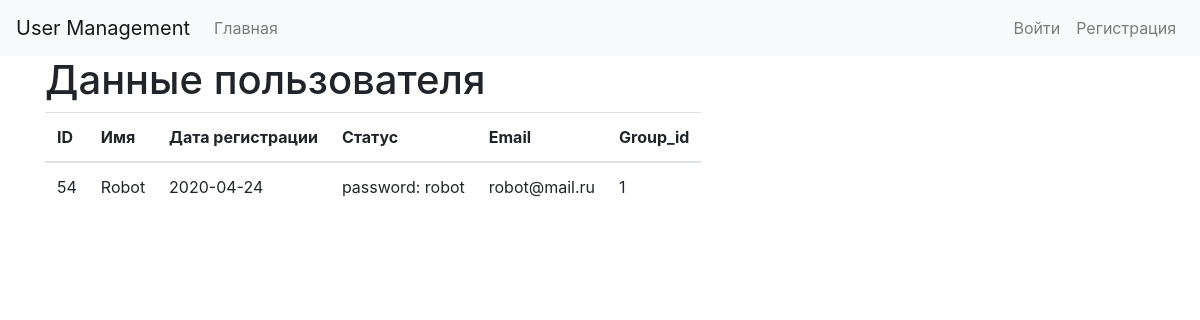
Page /adminka/show.php?id=54 on the committed database.
### tables this page shows
CREATE TABLE `users` (
  `id` int(11) NOT NULL,
  `email` varchar(255) NOT NULL,
  `username` varchar(255) NOT NULL,
  `password` varchar(255) NOT NULL,
  `group_id` int(11) NOT NULL DEFAULT 1,
  `time` date NOT NULL,
  `status` varchar(255) DEFAULT NULL
);

### classes/Config.php (called while the page is built)
<?php
class Config {
    public static function get($path = null) {
        if($path) {
            $config = $GLOBALS['config'];
            $path = explode( '.', $path);
            foreach($path as $item) {
                if(isset($config[$item])) {
                    $config = $config[$item];
                }
            }
            return $config;
        }
        return false;
    }
}

### classes/Database.php (called while the page is built, shortened)
<?php
class Database {
    private static $instance = null;
    private $pdo, $query, $error = false, $results, $count;
    private function __construct() {
        try {
            $this->pdo = new PDO("mysql:host=" . Config::get('mysql.host') . ";dbname=" . Config::get('mysql.database'), Config::get('mysql.username'), Config::get('mysql.password'));
        } catch (PDOException $exception) {
            die($exception->getMessage());
        }
    }
    public static function getInstance() {
        if(!isset(self::$instance)) {
            self::$instance = new Database;
        }
        return self::$instance;
    }
    public function query($sql, $params = [])
    {
        $this->error = false;
        $this->query = $this->pdo->prepare($sql);
        if(count($params)) {
            $i = 1;
            foreach($params as $param) {
                $this->query->bindValue($i, $param);
                $i++;
            }
        }
        if(!$this->query->execute()) {
            $this->error = true;
        } else {
            $this->results = $this->query->fetchAll(PDO::FETCH_OBJ);
        }
        return $this;
    }
    public function error()
    {
        return $this->error;
    }
    public function results()
    {
        return $this->results;
    }
    public function get($table, $where = [])
    {
        return $this->action('SELECT *', $table, $where);
    }
    public function action($action, $table, $where = [])
    {
        if(count($where) === 3) {
            $operators = ['=', '>', '<', '>=', '<='];
            $field = $where[0];
            $operator = $where[1];
            $value = $where[2];
            if(in_array($operator, $operators)) {
                $sql = "{$action} FROM {$table} WHERE {$field} {$operator} ?";
                if(!$this->query($sql, [$value])->error()) {
                    return $this;
                }
            }
        }
        return false;
    }
    public function first()
    {
        return $this->results()[0];
    }
}

### adminka/show.php (the view, shortened to what this page needs)
<?php
$id = $_GET['id'];
$users = Database::getInstance()->get('users', ['id', '=', $id]);
?>
<!DOCTYPE html>
<html lang="en">
<head>
    <link rel="stylesheet" href="https://stackpath.bootstrapcdn.com/bootstrap/4.4.1/css/bootstrap.min.css">
</head>
<body>
<nav class="navbar navbar-expand-lg navbar-light bg-light">
    <a class="navbar-brand" href="#">User Management</a>
    <div class="collapse navbar-collapse" id="navbarSupportedContent">
        <ul class="navbar-nav mr-auto">
            <li class="nav-item">
                <a class="nav-link" href="index.php">Главная</a>
            </li>
        </ul>
        <ul class="navbar-nav">
            <li class="nav-item">
                <a href="#" class="nav-link">Войти</a>
            </li>
            <li class="nav-item">
                <a href="#" class="nav-link">Регистрация</a>
            </li>
        </ul>
    </div>
</nav>
<div class="container">
    <div class="row">
        <div class="col-md-12">
            <h1>Данные пользователя</h1>
            <table class="table table-responsive">
                <thead>
                <th>ID</th>
                <th>Имя</th>
                <th>Дата регистрации</th>
                <th>Статус</th>
                <th>Email</th>
                <th>Group_id</th>
                </thead>
                <tbody>
                <tr>
                    <td><? echo $users->first()->id;?></td>
                    <td><? echo $users->first()->username;?></td>
                    <td><? echo $users->first()->time;?></td>
                    <td><? echo $users->first()->status;?></td>
                    <td><? echo $users->first()->email;?></td>
                    <td><? echo $users->first()->group_id;?></td>
                </tr>
                </tbody>
            </table>
        </div>
    </div>
</div>
</body>
</html>

### rows in the picture
users: id "54", username "Robot", time "2020-04-24", status "password: robot", email "robot@mail.ru", group "1"
